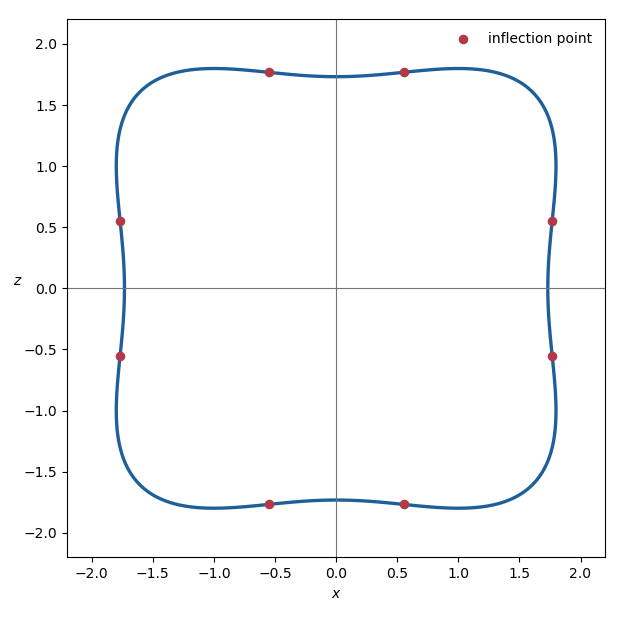

Here is the Python script that generated this plot:
#!/usr/bin/env python3
"""Plot the curve in 2020 Part IB Paper 1, Question 11E."""

from pathlib import Path

import matplotlib.pyplot as plt
import numpy as np


OUTPUT = Path(Path(__file__).stem + ".png")


x = np.linspace(-2.2, 2.2, 900)
z = np.linspace(-2.2, 2.2, 900)
xx, zz = np.meshgrid(x, z)
level = (xx**2 - 1) ** 2 + (zz**2 - 1) ** 2 - 5

fig, ax = plt.subplots(figsize=(6.2, 6.2))
ax.contour(xx, zz, level, levels=[0], colors=["#1f5f99"], linewidths=2.4)

# The positive squared coordinates at a meridional inflection point are
# (u, v) and (v, u), where these numerical values solve the level-set and
# zero-curvature equations simultaneously.
u = 0.3041992211341421
v = 3.125055593656238
points = []
for x_squared, z_squared in ((u, v), (v, u)):
    for x_sign in (-1, 1):
        for z_sign in (-1, 1):
            points.append(
                (x_sign * np.sqrt(x_squared), z_sign * np.sqrt(z_squared))
            )
px, pz = np.asarray(points).T
ax.scatter(px, pz, color="#b23a48", marker="o", s=35, zorder=3, label="inflection point")

ax.axhline(0, color="0.45", linewidth=0.8)
ax.axvline(0, color="0.45", linewidth=0.8)
ax.set_aspect("equal")
ax.set_xlim(-2.2, 2.2)
ax.set_ylim(-2.2, 2.2)
ax.set_xlabel("$x$")
ax.set_ylabel("$z$", rotation=0)
ax.legend(loc="upper right", frameon=False)
fig.tight_layout()
fig.savefig(OUTPUT, dpi=100, facecolor="white")
